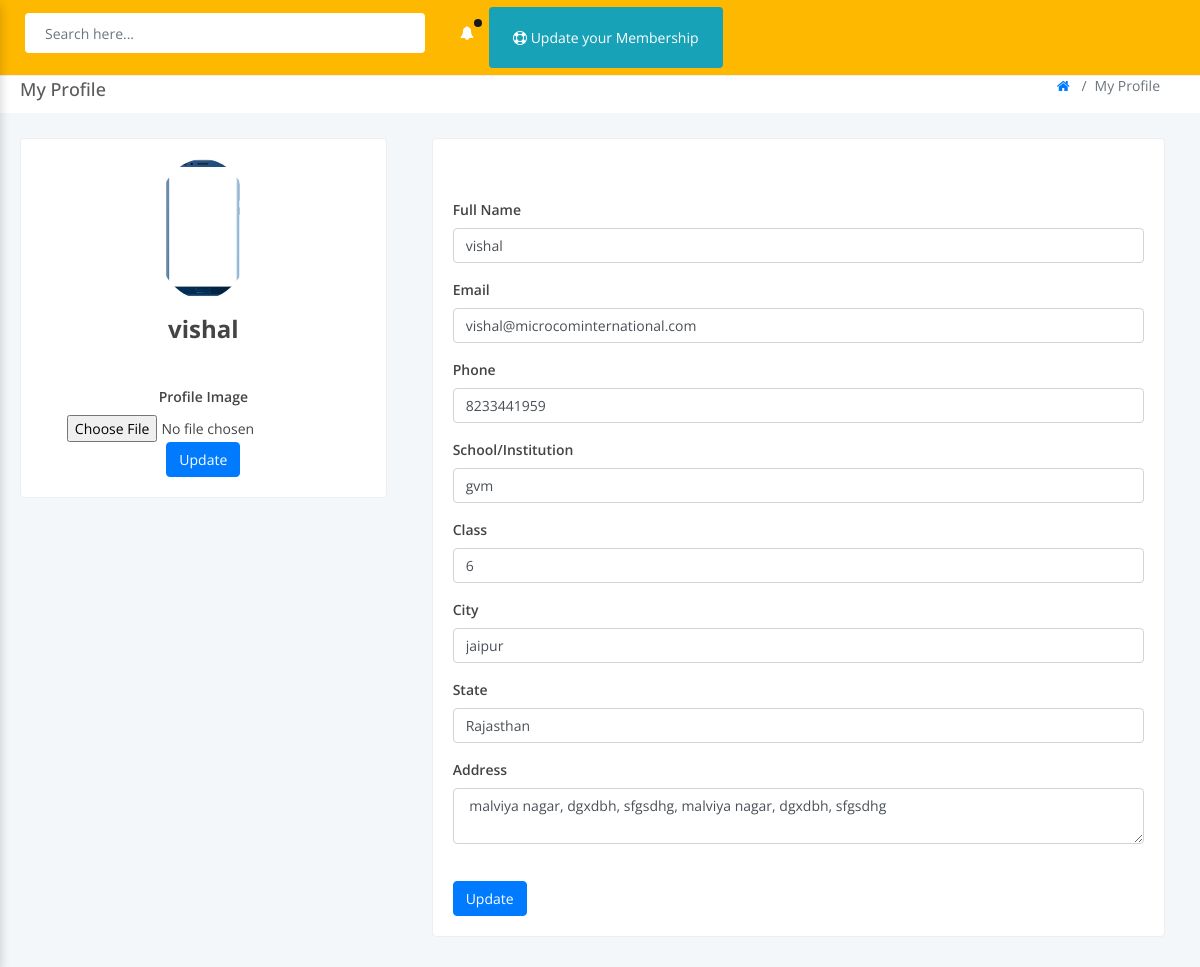
The page /user/profile.php (signed in) on the database its author committed.
### tables this page shows
CREATE TABLE `user` (
  `sno` int(11) NOT NULL,
  `fname` varchar(300) NOT NULL,
  `lname` varchar(300) NOT NULL,
  `phone` bigint(20) NOT NULL,
  `email` varchar(500) NOT NULL,
  `password` varchar(600) NOT NULL,
  `interest` varchar(1500) NOT NULL,
  `gender` varchar(200) NOT NULL,
  `dob` varchar(250) NOT NULL,
  `city` varchar(250) NOT NULL,
  `state` varchar(250) NOT NULL,
  `address` varchar(500) NOT NULL,
  `school` varchar(500) NOT NULL,
  `class` varchar(500) NOT NULL,
  `pimage` varchar(1200) NOT NULL,
  `registration_date` varchar(600) NOT NULL,
  `status` varchar(50) NOT NULL,
  `invoice` int(11) NOT NULL
);

### user/profile.php (the view, shortened to what this page needs)
<?php
include_once 'db/db.php';
?>
<!doctype html>
<html lang="en">
<head>
<link rel="stylesheet" href="assets/vendor/bootstrap/css/bootstrap.min.css">
<link rel="stylesheet" href="assets/vendor/font-awesome/css/font-awesome.min.css">
<link rel="stylesheet" href="assets/vendor/charts-c3/plugin.css"/>
<link rel="stylesheet" href="assets/vendor/bootstrap-progressbar/css/bootstrap-progressbar-3.3.4.min.css">
<link rel="stylesheet" href="assets/vendor/chartist/css/chartist.min.css">
<link rel="stylesheet" href="assets/vendor/chartist-plugin-tooltip/chartist-plugin-tooltip.css">
<link rel="stylesheet" href="assets/vendor/toastr/toastr.min.css">
<link rel="stylesheet" href="assets/css/main.css">
<link rel="stylesheet" href="assets/css/color_skins.css">
</head>
<body class="theme-orange">
<div id="wrapper">
  <?php
  include 'include/top-nav.php';
  ?>
    <?php
    include 'include/side-nav.php';
    ?>
    <div class="opacity" id="opacity">
    <div id="main-content">
        <div class="block-header">
            <div class="row clearfix">
                <div class="col-md-6 col-sm-12">
                    <h2>My Profile</h2>
                </div>
                <div class="col-md-6 col-sm-12 text-right">
                    <ul class="breadcrumb">
                        <li class="breadcrumb-item"><a href=""><i class="fa fa-home"></i></a></li>
                        <li class="breadcrumb-item active">My Profile</li>
                    </ul>
                </div>
            </div>
        </div>
        <div class="container-fluid">
            <div class="row clearfix">
                <div class="col-lg-4 col-md-12">
                    <div class="card profile-header">
                        <div class="body text-center">
                            <div class="profile-image mb-3"><img src="<?php echo $pimage;?>" class="rounded-circle" alt="" width="100px"></div>
                            <div>
                                <h4 class="mb-0"><strong> <?php echo $name; ?></strong> </h4>
                                <form method="POST" action="#" enctype="multipart/form-data">
                                    <br><br>
                                    <label> Profile Image </label>
                                    <input type="file" name="image" >
                                <br>
                                <button type="submit" name="profile" class="btn btn-primary">Update</button>
                                </form>
                            </div>
                        </div>
                    </div>
                </div>
                <div class="col-lg-8 col-md-12">
                       <div class="col-md-12">
                    <div class="card">
                        <div class="header">
                        </div>
                        <div class="body">
                            <form method="POST" action="#">
                                <div class="form-group">
                                    <label>Full Name</label>
                                    <input type="text" name="name" class="form-control" value="<?php echo $name;?>" required="">
                                </div>
                                <div class="form-group">
                                    <label>Email</label>
                                    <input type="email" name="email" class="form-control" value="<?php echo $email;?>" required="">
                                </div>
                                <div class="form-group">
                                    <label>Phone</label>
                                     <input type="text" name="phone" class="form-control" value="<?php echo $phone;?>" required="">
                                </div>
                                 <div class="form-group">
                                    <label>School/Institution</label>
                                     <input type="text" name="school" class="form-control" value="<?php echo $school;?>" required="">
                                </div>
                                 <div class="form-group">
                                    <label>Class</label>
                                     <input type="text" name="class" class="form-control" value="<?php echo $class;?>" required="" >
                                </div>
                                <div class="form-group">
                                    <label>City</label>
                                     <input type="text" name="city" class="form-control" value="<?php echo $city;?>" required="">
                                </div>
                                <div class="form-group">
                                    <label>State</label>
                                     <input type="text" name="state" class="form-control" value="<?php echo $state;?>" required="">
                                </div>
                                <div class="form-group">
                                    <label>Address</label>
                                    <textarea name="address" class="form-control"  required=""> <?php echo $address;?></textarea>
                                </div>
                                <br>
                                <button type="submit" name="update" class="btn btn-primary">Update</button>
                            </form>
                        </div>
                    </div>
                </div>
                </div>
            </div>
        </div>
    </div>
    </div>
</div>
</body>
</html>

### user/include/top-nav.php (style rules this page uses)
.opacity { opacity:1; }

### rows shown on the page
user: pimage (picture), fname "vishal", name "vishal", email "vishal@microcominternational.com", phone "8233441959", school "gvm", class "6", city "jaipur", state "Rajasthan", address "malviya nagar, dgxdbh, sfgsdhg, malviya nagar, dgxdbh, sfgsdhg"
